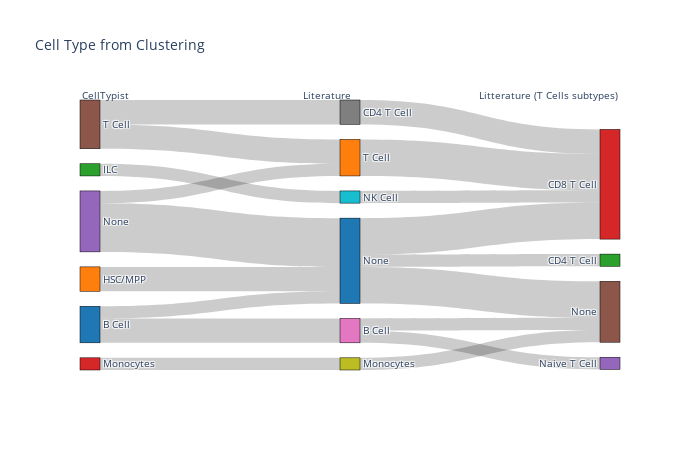

Notebook code cell kept with this figure:
### Code cell
sankey_plot_with_labels(labels=[cell_type_df['CellTypist'], cell_type_df['Literature'], cell_type_df['Litterature (T Cells subtypes)']],
    labels_titles=['CellTypist', 'Literature', 'Litterature (T Cells subtypes)'], title='Cell Type from Clustering')

### Figure 1 — Plotly figure (JSON) as saved in the notebook; plotly's stock layout.template omitted (floating-point values rounded to 4 significant figures)
{"data": [{"link": {"source": [0, 0, 1, 2, 3, 4, 4, 5, 5, 6, 6, 7, 8, 9, 10, 10, 10, 11], "target": [6, 10, 10, 9, 8, 10, 11, 7, 11, 14, 15, 13, 15, 13, 12, 13, 15, 13], "value": [2, 1, 2, 1, 1, 4, 1, 2, 2, 1, 1, 2, 1, 1, 1, 3, 3, 3]}, "node": {"color": ["#1f77b4", "#ff7f0e", "#2ca02c", "#d62728", "#9467bd", "#8c564b", "#e377c2", "#7f7f7f", "#bcbd22", "#17becf", "#1f77b4", "#ff7f0e", "#2ca02c", "#d62728", "#9467bd", "#8c564b"], "label": ["B Cell", "HSC/MPP", "ILC", "Monocytes", "None", "T Cell", "B Cell", "CD4 T Cell", "Monocytes", "NK Cell", "None", "T Cell", "CD4 T Cell", "CD8 T Cell", "Naive T Cell", "None"], "line": {"color": "black", "width": 0.5}, "pad": 15, "thickness": 20}, "type": "sankey"}], "layout": {"annotations": [{"showarrow": false, "text": "CellTypist", "x": 0, "xref": "x", "y": 1.05, "yref": "paper"}, {"showarrow": false, "text": "Literature", "x": 1, "xref": "x", "y": 1.05, "yref": "paper"}, {"showarrow": false, "text": "Litterature (T Cells subtypes)", "x": 2, "xref": "x", "y": 1.05, "yref": "paper"}], "font": {"size": 10}, "height": 450, "plot_bgcolor": "rgba(0,0,0,0)", "title": {"text": "Cell Type from Clustering"}, "width": 700, "xaxis": {"showgrid": false, "visible": false, "zeroline": false}, "yaxis": {"showgrid": false, "visible": false, "zeroline": false}}}
